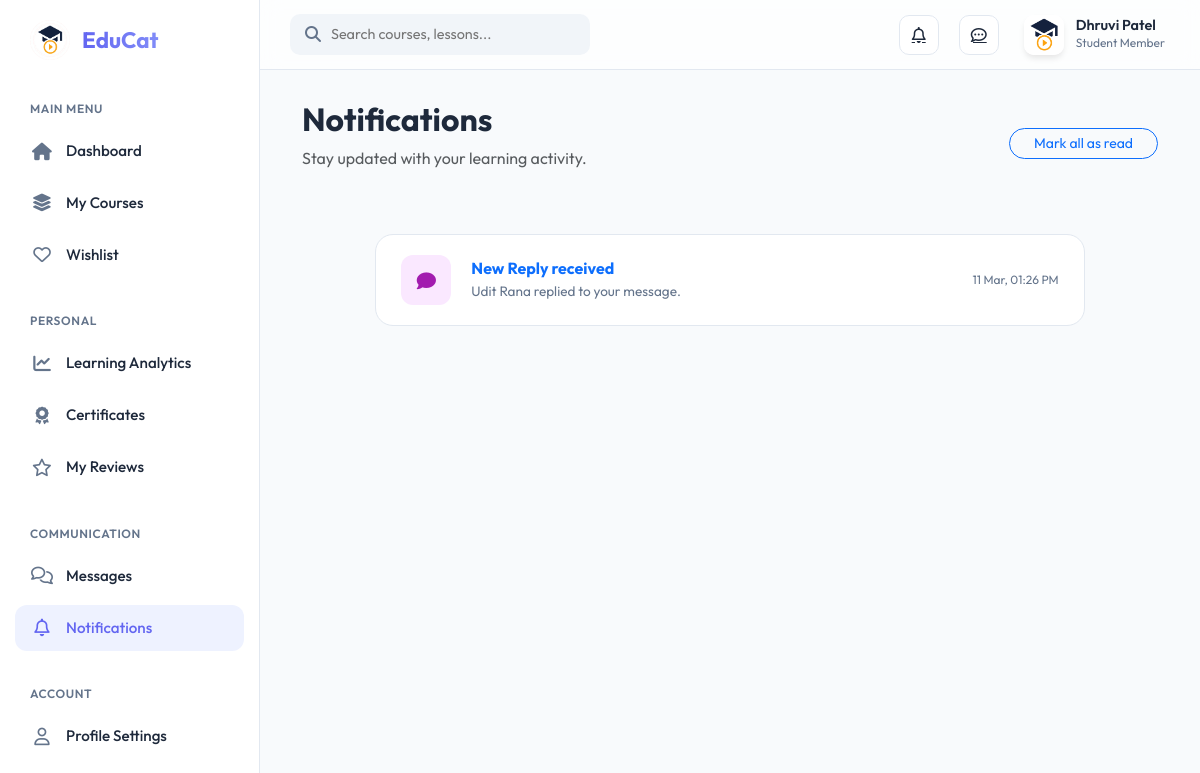
The app's page /student/notifications.php (signed in) with its own data.
### tables this page shows
CREATE TABLE `user_master` (
  `user_id` int(200) NOT NULL,
  `user_name` varchar(200) NOT NULL,
  `user_email` varchar(200) NOT NULL,
  `user_contact_number` bigint(200) NOT NULL,
  `user_password` varchar(200) NOT NULL,
  `user_profile_photo` varchar(200) NOT NULL DEFAULT 'assets/img/EduCat (4).png',
  `role` int(10) NOT NULL,
  `user_status` tinyint(1) DEFAULT 1,
  `isVerified` int(10) NOT NULL,
  `isActive` int(10) NOT NULL,
  `registration_date` varchar(200) NOT NULL
);

CREATE TABLE `notifications` (
  `id` int(11) NOT NULL,
  `user_id` int(11) NOT NULL,
  `title` varchar(255) NOT NULL,
  `message` text NOT NULL,
  `type` varchar(50) DEFAULT NULL,
  `is_read` tinyint(1) DEFAULT 0,
  `created_at` timestamp NOT NULL DEFAULT current_timestamp()
);

### student/notifications.php (the view, shortened to what this page needs)
<?php
include 'header.php';
include 'sidebar.php';
$notif_res = mysqli_query($conn, "SELECT * FROM notifications WHERE user_id = $user_id ORDER BY created_at DESC");
?>
<main class="main-content">
    <div class="container-fluid">
        <div class="page-header d-flex justify-content-between align-items-center mb-5">
            <div>
                <h2 class="fw-bold">Notifications</h2>
                <p class="text-muted">Stay updated with your learning activity.</p>
            </div>
            <a href="?mark_all_read=1" class="btn btn-outline-primary btn-sm rounded-pill px-4">Mark all as read</a>
        </div>
        <div class="row">
            <div class="col-lg-10 mx-auto">
                <?php if (mysqli_num_rows($notif_res) > 0): ?>
                    <?php while ($n = mysqli_fetch_assoc($notif_res)):
                        $bg = '#e0e7ff'; $color = '#4338ca'; $icon = 'fa-bell';
                        if ($n['type'] == 'msg') { $bg = '#fae8ff'; $color = '#a21caf'; $icon = 'fa-comment'; }
                    ?>
                        <div class="notif-card <?php echo $n['is_read'] ? '' : 'unread'; ?>">
                            <div class="notif-icon-box" style="background: <?php echo $bg; ?>; color: <?php echo $color; ?>;">
                                <i class="fa-solid <?php echo $icon; ?>"></i>
                            </div>
                            <div class="notif-content">
                                <a href="?read_id=<?php echo $n['id']; ?>" class="text-decoration-none text-main">
                                    <h6><?php echo $n['title']; ?></h6>
                                    <p><?php echo $n['message']; ?></p>
                                </a>
                            </div>
                            <div class="notif-time">
                                <?php echo date('d M, h:i A', strtotime($n['created_at'])); ?>
                            </div>
                        </div>
                    <?php endwhile; ?>
                <?php endif; ?>
            </div>
        </div>
    </div>
</main>
<?php include 'footer.php'; ?>

### student/header.php (shortened to what this page needs)
<?php
require_once '../includes/scripts/connection.php';
$user_id = $_SESSION['educat_logedin_user_id'];
$query = "SELECT * FROM user_master WHERE user_id = $user_id";
$result = mysqli_query($conn, $query);
$userdata = mysqli_fetch_assoc($result);
?>
<!DOCTYPE html>
<html lang="en">
<head>
    <link rel="stylesheet" href="https://cdnjs.cloudflare.com/ajax/libs/font-awesome/6.4.0/css/all.min.css">
    <link href="https://cdn.jsdelivr.net/npm/bootstrap@5.3.0/dist/css/bootstrap.min.css" rel="stylesheet">
</head>
<body>
    <header class="student-header">
        <div class="header-left">
            <div class="search-bar">
                <i class="fa fa-search"></i>
                <input type="text" placeholder="Search courses, lessons...">
            </div>
        </div>
        <div class="header-right">
            <a href="notifications.php" class="icon-btn">
                <i class="fa-regular fa-bell"></i>
            </a>
            <a href="messages.php" class="icon-btn">
                <i class="fa-regular fa-comment-dots"></i>
            </a>
            <div class="dropdown">
                <div class="user-profile" data-bs-toggle="dropdown">
                    <img src="../<?php echo $userdata['user_profile_photo']; ?>" alt="Profile">
                    <div class="user-info d-none d-sm-block">
                        <h6><?php echo $userdata['user_name']; ?></h6>
                        <p>Student Member</p>
                    </div>
                </div>
            </div>
        </div>
    </header>

### student/header.php (style rules this page uses)
:root { --primary-color: #6366f1; --primary-hover: #4f46e5; --bg-color: #f8fafc; --sidebar-bg: #ffffff; --text-main: #1e293b; --text-muted: #64748b; --border-color: #e2e8f0; --glass-bg: rgba(255, 255, 255, 0.7); --glass-border: rgba(255, 255, 255, 0.3); }
body { font-family: 'Outfit', sans-serif; background-color: var(--bg-color); color: var(--text-main); overflow-x: hidden; }
.student-header { position: fixed; top: 0; right: 0; left: 260px; height: 70px; background: var(--glass-bg); backdrop-filter: blur(10px); border-bottom: 1px solid var(--border-color); z-index: 1000; transition: all 0.3s ease; display: flex; align-items: center; padding: 0 30px; justify-content: space-between; }
.header-left { display: flex; align-items: center; gap: 15px; }
.header-right { display: flex; align-items: center; gap: 20px; }
.search-bar { background: #f1f5f9; border-radius: 10px; padding: 5px 15px; display: flex; align-items: center; width: 300px; }
.search-bar i { color: var(--text-muted); }
.search-bar input { background: transparent; border: none; padding: 5px 10px; width: 100%; outline: none; font-size: 0.9rem; }
.icon-btn { position: relative; cursor: pointer; width: 40px; height: 40px; display: flex; align-items: center; justify-content: center; border-radius: 10px; background: #ffffff; border: 1px solid var(--border-color); transition: all 0.2s; color: var(--text-main); }
.user-profile { display: flex; align-items: center; gap: 12px; cursor: pointer; padding: 5px; border-radius: 12px; transition: all 0.2s; }
.user-profile img { width: 40px; height: 40px; border-radius: 10px; object-fit: cover; border: 2px solid white; box-shadow: 0 4px 6px -1px rgba(0, 0, 0, 0.1); }
.user-info h6 { margin: 0; font-weight: 600; font-size: 0.9rem; }
.user-info p { margin: 0; font-size: 0.75rem; color: var(--text-muted); }

### student/notifications.php (style rules this page uses)
.main-content { margin-left: 260px; padding: 100px 30px 30px; transition: all 0.3s ease; }
.notif-card { background: white; border: 1px solid var(--border-color); border-radius: 18px; padding: 20px 25px; margin-bottom: 15px; display: flex; gap: 20px; align-items: center; transition: all 0.2s; position: relative; }
.notif-icon-box { width: 50px; height: 50px; border-radius: 12px; display: flex; align-items: center; justify-content: center; font-size: 1.2rem; flex-shrink: 0; }
.notif-content { flex: 1; }
.notif-content h6 { margin: 0; font-weight: 700; margin-bottom: 3px; }
.notif-content p { margin: 0; font-size: 0.85rem; color: var(--text-muted); }
.notif-time { font-size: 0.75rem; color: var(--text-muted); text-align: right; }

### records on screen
user_master: user_profile_photo (picture), user_name "Dhruvi Patel"
notifications: title "New Reply received", message "Udit Rana replied to your message.", created_at "11 Mar, 01:26 PM"
